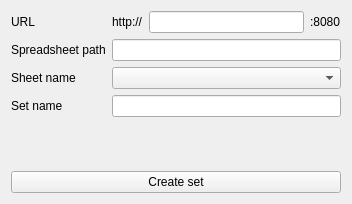
<?xml version="1.0" encoding="UTF-8"?>
<ui version="4.0">
 <class>CreateSet</class>
 <widget class="QWidget" name="CreateSet">
  <property name="geometry">
   <rect>
    <x>0</x>
    <y>0</y>
    <width>352</width>
    <height>204</height>
   </rect>
  </property>
  <property name="sizePolicy">
   <sizepolicy hsizetype="Minimum" vsizetype="Fixed">
    <horstretch>0</horstretch>
    <verstretch>0</verstretch>
   </sizepolicy>
  </property>
  <property name="windowTitle">
   <string>Create set</string>
  </property>
  <layout class="QHBoxLayout" name="horizontalLayout">
   <item>
    <layout class="QVBoxLayout" name="verticalLayout">
     <item>
      <layout class="QFormLayout" name="formLayout">
       <property name="labelAlignment">
        <set>Qt::AlignLeading|Qt::AlignLeft|Qt::AlignVCenter</set>
       </property>
       <item row="0" column="0">
        <widget class="QLabel" name="urlLabel">
         <property name="text">
          <string>URL</string>
         </property>
        </widget>
       </item>
       <item row="0" column="1">
        <layout class="QHBoxLayout" name="urlHorizontalLayout">
         <item>
          <widget class="QLabel" name="httpLabel">
           <property name="text">
            <string>http://</string>
           </property>
          </widget>
         </item>
         <item>
          <widget class="QLineEdit" name="ipAddressLineEdit"/>
         </item>
         <item>
          <widget class="QLabel" name="portLabel">
           <property name="text">
            <string>:8080</string>
           </property>
          </widget>
         </item>
        </layout>
       </item>
       <item row="1" column="0">
        <widget class="QLabel" name="spreadsheetPathLabel">
         <property name="text">
          <string>Spreadsheet path</string>
         </property>
        </widget>
       </item>
       <item row="1" column="1">
        <widget class="QLineEdit" name="spreadsheetPathLineEdit"/>
       </item>
       <item row="2" column="0">
        <widget class="QLabel" name="sheetNameLabel">
         <property name="text">
          <string>Sheet name</string>
         </property>
        </widget>
       </item>
       <item row="3" column="0">
        <widget class="QLabel" name="setNameLabel">
         <property name="text">
          <string>Set name</string>
         </property>
        </widget>
       </item>
       <item row="3" column="1">
        <widget class="QLineEdit" name="setNameLineEdit"/>
       </item>
       <item row="2" column="1">
        <widget class="QComboBox" name="comboBox">
         <property name="sizePolicy">
          <sizepolicy hsizetype="Expanding" vsizetype="Fixed">
           <horstretch>0</horstretch>
           <verstretch>0</verstretch>
          </sizepolicy>
         </property>
        </widget>
       </item>
      </layout>
     </item>
     <item>
      <widget class="QPushButton" name="createSetPushButton">
       <property name="text">
        <string>Create set</string>
       </property>
      </widget>
     </item>
    </layout>
   </item>
  </layout>
 </widget>
 <resources/>
 <connections/>
</ui>
